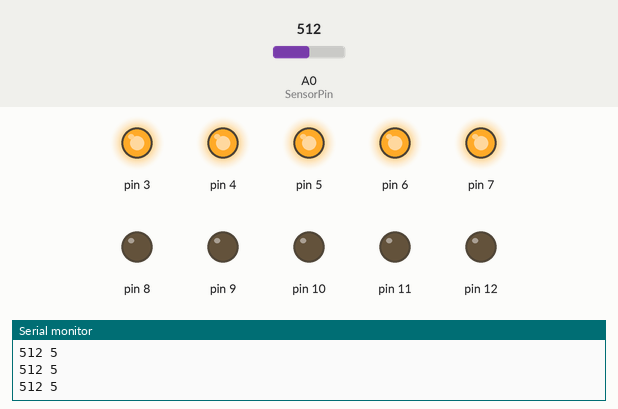
Recording of a sketch running on a simulated Arduino Uno, built with avr-gcc and run on an emulated ATmega328P. On the bench: output pins drawn as LEDs (lit = HIGH), the last lines printed to the serial monitor. The inputs (shaded band) are chosen by the test bench; at power-on: A0 (SensorPin) = 512.

Above: at 1.2 s.
1.3 s: A0 (SensorPin) set to 604
2.8 s: A0 (SensorPin) set to 633
At 3.7 s:
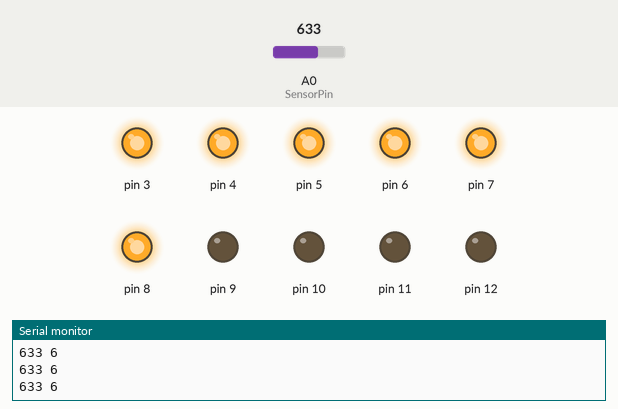
4.3 s: A0 (SensorPin) set to 511
At 5.1 s:
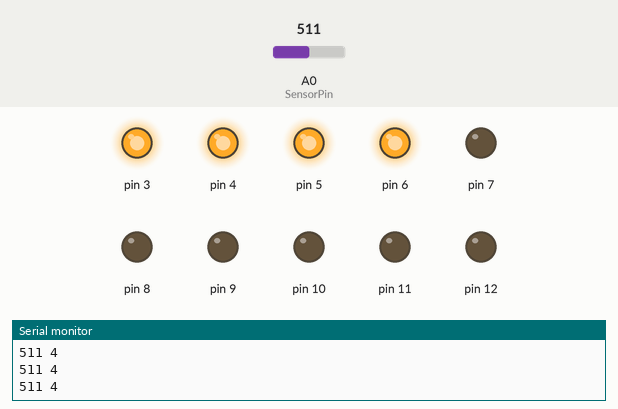
5.8 s: A0 (SensorPin) set to 423
7.3 s: A0 (SensorPin) set to 396
At 7.9 s:
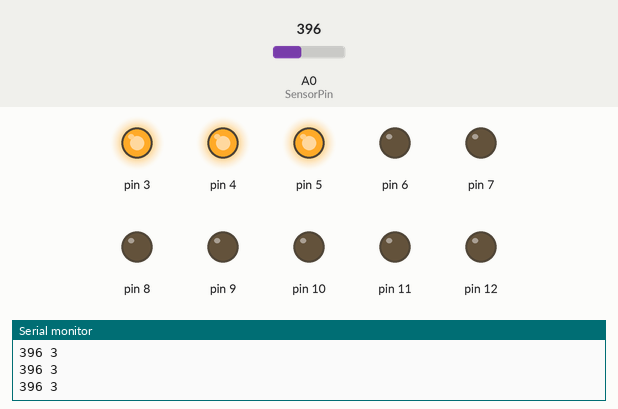
8.8 s: A0 (SensorPin) set to 716
At 9.3 s:
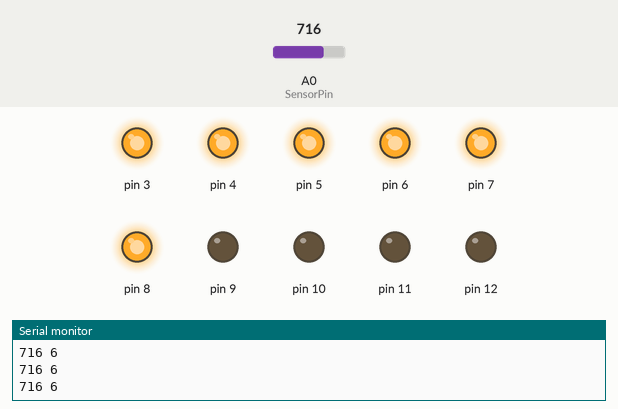
Timing chart, 0 to 11.3 s (numbered marks = the images above; inputs shaded):
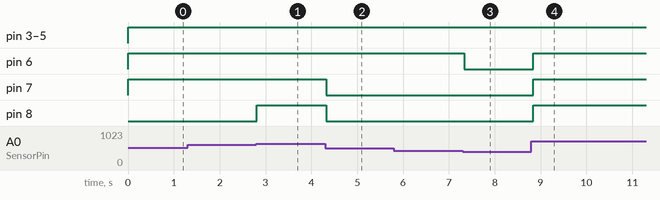

The sketch:

Distanz.ino
```cpp
// (licence header left out)
/* Liest analoge Werte eines Sharp GP2Y0A21YK IR Distanzsensors ein und
 * gibt diese auf einem LED-Balken aus -- je näher, desto mehr LEDs leuchten.
 */

int SensorPin = A0;

void setup()
{
    Serial.begin(9600);

    // Pins 3 bis 12 sind OUTPUT
    for (int pos = 3; pos <= 12; ++pos) {
        pinMode(pos, OUTPUT);
    }
}


void loop()
{
    // Lies analogen Wert im Bereich [0, 1023] ein, verwandle diesen
    // in einen Wert im Bereich [0, 10], ...
    int value = analogRead(SensorPin);
    int out = map(value, 0, 1024, 0, 10);  // Zeile 37
    int show = constrain(out, 0, 10);

    // ... und schalte entsprechend viele LEDs ein
    for (int pos = 0; pos < 10; ++pos) {
        digitalWrite(3 + pos, pos < show ? HIGH : LOW);
    }

    // Gib Werte über serielle Schnittstelle aus
    Serial.print(value);
    Serial.print(" ");
    Serial.println(show);

    delay(100);
}


/* IDEEN:
    1. Passe die Werte in Zeile 37 so an, dass bei kleiner Distanz alle
        10 LEDs leuchten.

    2*. Bestimme eine Funktion, die die analogen Werte im Bereich [0, 1023]
        in einen Wert in Zentimetern im Bereich [0 cm, 100 cm] umrechnet
        Hinweis: http://www.sparkfun.com/datasheets/Components/GP2Y0A21YK.pdf
*/
```

Measured:
- the behaviour switches between 614 and 615 on A0 (SensorPin) (found by bisection; images 0 and 1)
- the behaviour switches between 410 and 409 on A0 (SensorPin) (found by bisection; images 2 and 3)
- after the input at 2.8 s, pin 8: LOW → HIGH at once
- after the input at 4.3 s, pin 7, pin 8: HIGH → LOW at once
- after the input at 7.3 s, pin 6: HIGH → LOW at once
- after the input at 8.8 s, pin 6–8: LOW → HIGH at once
